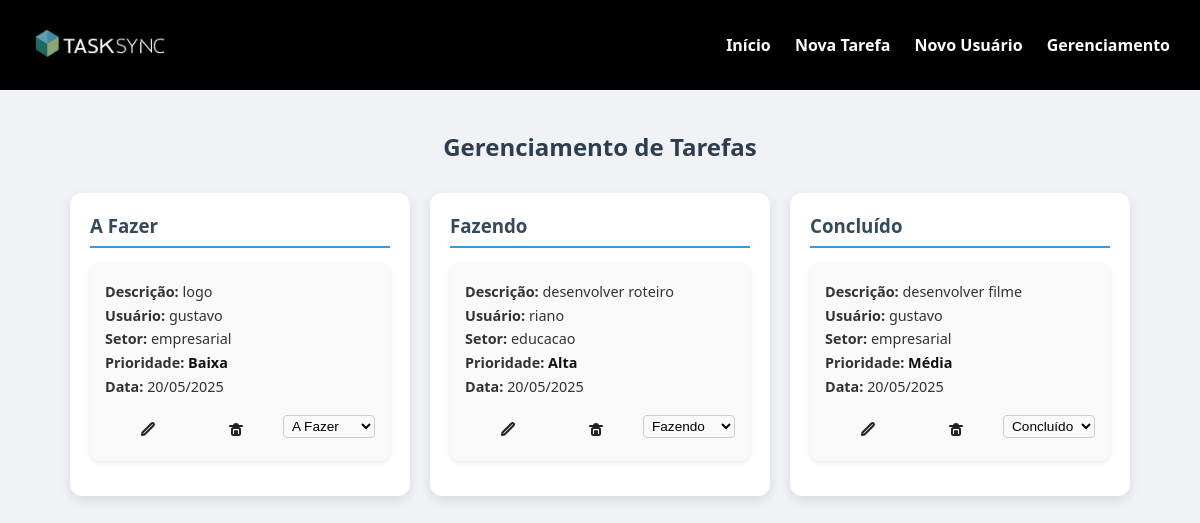
The page /gerenciartarefas.php on the database its author committed.
### tables this page shows
CREATE TABLE `tarefas` (
  `id_tarefa` int(11) NOT NULL,
  `id_usuario` int(11) NOT NULL,
  `descricao` text NOT NULL,
  `setor` varchar(100) NOT NULL,
  `prioridade` enum('baixa','média','alta') NOT NULL,
  `data_cadastro` date NOT NULL,
  `status` enum('a fazer','fazendo','concluído') DEFAULT 'a fazer'
);

CREATE TABLE `usuarios` (
  `id_usuario` int(11) NOT NULL,
  `nome` varchar(100) NOT NULL,
  `setor` varchar(100) NOT NULL
);

### gerenciartarefas.php (the view, shortened to what this page needs)
<?php
include("db/conexao.php");
?>
<!DOCTYPE html>
<html lang="pt-br">
<head>
</head>
<body>
<header>
    <img src="logo.png" alt="TaskSync Logo" style="height: 40px;">
    <nav>
        <a href="index.php">Início</a>
        <a href="tarefa.php">Nova Tarefa</a>
        <a href="cadastro.php">Novo Usuário</a>
        <a href="gerenciartarefas.php">Gerenciamento</a>
    </nav>
</header>
<h2>Gerenciamento de Tarefas</h2>
<div class="container">
<?php
$statusList = ['a fazer' => 'A Fazer', 'fazendo' => 'Fazendo', 'concluído' => 'Concluído'];
foreach ($statusList as $statusKey => $statusLabel) {
    echo "<div class='coluna'>";
    echo "<h3>$statusLabel</h3>";
    $sql = "SELECT t.*, u.nome AS nome_usuario FROM tarefas t
            JOIN usuarios u ON t.id_usuario = u.id_usuario
            WHERE t.status = '$statusKey'
            ORDER BY t.data_cadastro DESC";
    $result = $conn->query($sql);
    if ($result->num_rows > 0) {
        while ($tarefa = $result->fetch_assoc()) {
            $prioridade_class = '';
            switch ($tarefa['prioridade']) {
                case 'baixa': $prioridade_class = 'prioridade-baixa'; break;
                case 'média': $prioridade_class = 'prioridade-media'; break;
                case 'alta': $prioridade_class = 'prioridade-alta'; break;
            }
            echo "<div class='tarefa-card'>";
            echo "<div class='tarefa-info'>";
            echo "<p><strong>Descrição:</strong> " . htmlspecialchars($tarefa['descricao']) . "</p>";
            echo "<p><strong>Usuário:</strong> " . htmlspecialchars($tarefa['nome_usuario']) . "</p>";
            echo "<p><strong>Setor:</strong> " . htmlspecialchars($tarefa['setor']) . "</p>";
            echo "<p><strong>Prioridade:</strong> <span class='{$prioridade_class}'>" . ucfirst($tarefa['prioridade']) . "</span></p>";
            echo "<p><strong>Data:</strong> " . date('d/m/Y', strtotime($tarefa['data_cadastro'])) . "</p>";
            echo "</div>";
            echo "<div class='botoes'>";
            echo "<a class='editar' title='Editar' href='editartarefa.php?id=" . $tarefa['id_tarefa'] . "'>
                    <svg width='18' height='18' fill='none' xmlns='http://www.w3.org/2000/svg'><path d='M13.5 2.5a1.414 1.414 0 0 1 2 2l-9 9-2.5.5.5-2.5 9-9Z' stroke='#222' stroke-width='2' stroke-linecap='round' stroke-linejoin='round'/></svg>
                  </a>";
            echo "<a class='excluir' title='Excluir' href='excluirtarefa.php?id=" . $tarefa['id_tarefa'] . "' onclick='return confirm(\"Tem certeza que deseja excluir esta tarefa?\");'>
                    <svg width='18' height='18' fill='none' xmlns='http://www.w3.org/2000/svg'>
                        <path d='M3 5h12' stroke='#222' stroke-width='2' stroke-linecap='round'/>
                        <rect x='5' y='7' width='8' height='7' rx='1.5' stroke='#222' stroke-width='2'/>
                        <path d='M7 7V5a2 2 0 0 1 4 0v2' stroke='#222' stroke-width='2'/>
                        <path d='M8 10v3M10 10v3' stroke='#222' stroke-width='2' stroke-linecap='round'/>
                    </svg>
                  </a>";
            echo "<form method='get' action='atualizarstatus.php' style='margin:0; padding:0; display:inline;'>";
            echo "<select name='status' class='status' style='font-size:0.85em;padding:2px 4px;border-radius:4px;border:1px solid #ccc;'
                    onchange='this.form.submit()'>";
            foreach ($statusList as $key => $label) {
                $selected = ($key == $statusKey) ? "selected" : "";
                echo "<option value='$key' $selected>$label</option>";
            }
            echo    "</select>
                  </form>";
            echo "</div>";
            echo "</div>";
        }
    } else {
        echo "<p>Nenhuma tarefa nesta categoria.</p>";
    }
    echo "</div>";
}
?>
</div>
</body>
</html>

### gerenciartarefas.php (style rules this page uses)
body { font-family: 'Segoe UI', Tahoma, Geneva, Verdana, sans-serif; background: #f0f2f5; margin: 0; padding: 0; color: #333; }
h2 { text-align: center; margin-bottom: 30px; color: #2c3e50; margin-top: 40px; }
.container { display: flex; gap: 20px; justify-content: center; flex-wrap: wrap; }
.coluna { background: #fff; border-radius: 12px; padding: 20px; box-shadow: 0 4px 12px rgba(0,0,0,0.1); width: 300px; max-height: 80vh; overflow-y: auto; display: flex; flex-direction: column; }
.coluna h3 { margin-top: 0; margin-bottom: 15px; font-weight: 700; color: #34495e; border-bottom: 2px solid #3498db; padding-bottom: 8px; }
.tarefa-card { background: #fafafa; border-radius: 10px; padding: 15px; margin-bottom: 15px; box-shadow: 0 2px 6px rgba(0,0,0,0.08); display: flex; flex-direction: column; transition: box-shadow 0.3s ease; }
.tarefa-info p { margin: 5px 0; font-size: 0.9rem; line-height: 1.3; }
.prioridade-baixa { color: #111; font-weight: 600; }
.prioridade-media { color: #111; font-weight: 600; }
.prioridade-alta { color: #111; font-weight: 600; }
.botoes { margin-top: 12px; display: flex; justify-content: space-between; gap: 6px; }
.botoes a { flex: 1; padding: 7px 8px; text-align: center; text-decoration: none; border-radius: 6px; font-size: 1.15rem; color: #222; font-weight: 600; user-select: none; display: flex; align-items: center; justify-content: center; gap: 4px; background: transparent; border: none; transition: background 0.3s, color 0.2s; }
.editar, .excluir, .status { background: transparent !important; }
header { background-color: rgb(0, 0, 0); color: white; padding: 15px 30px; display: flex; justify-content: space-between; align-items: center; height: 60px; margin-bottom: 0; }
header img { height: 40px; }
header nav a { text-decoration: none; color: white; margin-left: 20px; font-weight: bold; transition: color 0.3s; }

### rows shown on the page
tarefas: descricao "logo", id_usuario.nome "gustavo", setor "empresarial", prioridade "Baixa", data_cadastro "20/05/2025"
tarefas: descricao "desenvolver roteiro", id_usuario.nome "riano", setor "educacao", prioridade "Alta", data_cadastro "20/05/2025"
tarefas: descricao "desenvolver filme", id_usuario.nome "gustavo", setor "empresarial", prioridade "Média", data_cadastro "20/05/2025"

### other values the page prints
$statusLabel "A Fazer"
$statusLabel "Fazendo"
$statusLabel "Concluído"
form field status "A Fazer"
form field status "Fazendo"
form field status "Concluído"
